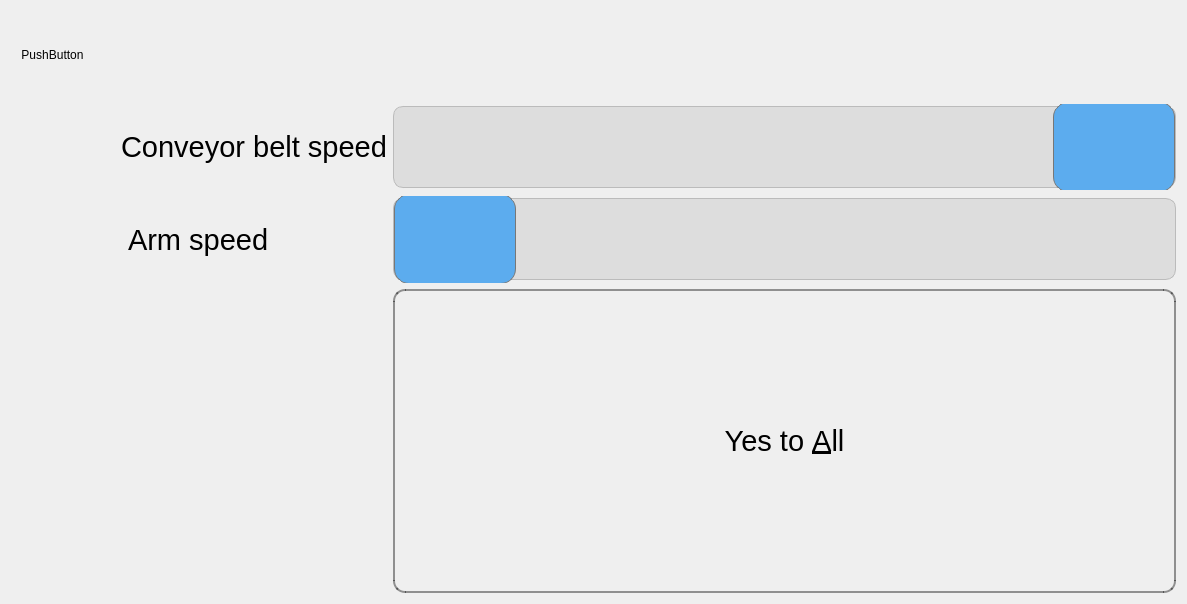
<?xml version="1.0" encoding="UTF-8"?>
<ui version="4.0">
 <class>SettingsDialog</class>
 <widget class="QDialog" name="SettingsDialog">
  <property name="geometry">
   <rect>
    <x>0</x>
    <y>0</y>
    <width>1187</width>
    <height>604</height>
   </rect>
  </property>
  <property name="sizePolicy">
   <sizepolicy hsizetype="Expanding" vsizetype="Expanding">
    <horstretch>0</horstretch>
    <verstretch>0</verstretch>
   </sizepolicy>
  </property>
  <property name="windowTitle">
   <string>Dialog</string>
  </property>
  <layout class="QVBoxLayout" name="verticalLayout">
   <item>
    <layout class="QFormLayout" name="formLayout">
     <item row="3" column="0">
      <widget class="QLabel" name="label">
       <property name="sizePolicy">
        <sizepolicy hsizetype="Expanding" vsizetype="Expanding">
         <horstretch>0</horstretch>
         <verstretch>0</verstretch>
        </sizepolicy>
       </property>
       <property name="styleSheet">
        <string notr="true">QLabel {
    background: none;
    border: none;
    background-color: rgba(0, 0, 0, 0); /* fully transparent */
	font-size: 22pt;
	padding-left: 110px;
	qproperty-alignment: 'AlignCenter';
}</string>
       </property>
       <property name="text">
        <string>Conveyor belt speed</string>
       </property>
       <property name="alignment">
        <set>Qt::AlignCenter</set>
       </property>
      </widget>
     </item>
     <item row="3" column="1">
      <widget class="QSlider" name="speedSlider">
       <property name="sizePolicy">
        <sizepolicy hsizetype="Expanding" vsizetype="Expanding">
         <horstretch>0</horstretch>
         <verstretch>0</verstretch>
        </sizepolicy>
       </property>
       <property name="maximumSize">
        <size>
         <width>1400</width>
         <height>16777215</height>
        </size>
       </property>
       <property name="styleSheet">
        <string notr="true">QSlider::groove:horizontal {
    border: 1px solid #bbb;
    height: 80px;
    background: #ddd;
    margin: 2px 0;
    border-radius: 10px;
}

QSlider::handle:horizontal {
    background: #5cacee;
    border: 1px solid #777;
    width: 120px;
    height: 120px;
    margin: -5px 0;
    border-radius: 15px;
}

QSlider{background: none;
    border: none;
    background-color: rgba(0, 0, 0, 0); /* fully transparent */
}</string>
       </property>
       <property name="minimum">
        <number>250</number>
       </property>
       <property name="maximum">
        <number>650</number>
       </property>
       <property name="value">
        <number>250</number>
       </property>
       <property name="orientation">
        <enum>Qt::Horizontal</enum>
       </property>
       <property name="invertedAppearance">
        <bool>true</bool>
       </property>
       <property name="tickPosition">
        <enum>QSlider::TicksBelow</enum>
       </property>
       <property name="tickInterval">
        <number>10</number>
       </property>
      </widget>
     </item>
     <item row="5" column="1">
      <widget class="QSlider" name="arm_slider">
       <property name="sizePolicy">
        <sizepolicy hsizetype="Expanding" vsizetype="Expanding">
         <horstretch>0</horstretch>
         <verstretch>0</verstretch>
        </sizepolicy>
       </property>
       <property name="maximumSize">
        <size>
         <width>1400</width>
         <height>16777215</height>
        </size>
       </property>
       <property name="layoutDirection">
        <enum>Qt::LeftToRight</enum>
       </property>
       <property name="styleSheet">
        <string notr="true">QSlider::groove:horizontal {
    border: 1px solid #bbb;
    height: 80px;
    background: #ddd;
    margin: 2px 0;
    border-radius: 10px;
}

QSlider::handle:horizontal {
    background: #5cacee;
    border: 1px solid #777;
    width: 120px;
    height: 120px;
    margin: -5px 0;
    border-radius: 15px;
}

QSlider{background: none;
    border: none;
    background-color: rgba(0, 0, 0, 0); /* fully transparent */
}</string>
       </property>
       <property name="minimum">
        <number>1</number>
       </property>
       <property name="maximum">
        <number>2</number>
       </property>
       <property name="orientation">
        <enum>Qt::Horizontal</enum>
       </property>
      </widget>
     </item>
     <item row="6" column="1">
      <widget class="QDialogButtonBox" name="buttonBox">
       <property name="sizePolicy">
        <sizepolicy hsizetype="Expanding" vsizetype="Expanding">
         <horstretch>0</horstretch>
         <verstretch>0</verstretch>
        </sizepolicy>
       </property>
       <property name="minimumSize">
        <size>
         <width>200</width>
         <height>80</height>
        </size>
       </property>
       <property name="maximumSize">
        <size>
         <width>1400</width>
         <height>16777215</height>
        </size>
       </property>
       <property name="font">
        <font>
         <pointsize>20</pointsize>
        </font>
       </property>
       <property name="layoutDirection">
        <enum>Qt::LeftToRight</enum>
       </property>
       <property name="styleSheet">
        <string notr="true">QPushButton {
    background: none;
    min-width: 150px;
    min-height: 300px;
    font-size: 22pt;
	border: 2px solid rgba(0, 0, 0, 0.4); 
    border-radius: 12px; 

}</string>
       </property>
       <property name="orientation">
        <enum>Qt::Vertical</enum>
       </property>
       <property name="standardButtons">
        <set>QDialogButtonBox::YesToAll</set>
       </property>
       <property name="centerButtons">
        <bool>true</bool>
       </property>
      </widget>
     </item>
     <item row="2" column="0">
      <widget class="QPushButton" name="emergancystop">
       <property name="sizePolicy">
        <sizepolicy hsizetype="Expanding" vsizetype="Expanding">
         <horstretch>0</horstretch>
         <verstretch>0</verstretch>
        </sizepolicy>
       </property>
       <property name="styleSheet">
        <string notr="true">QPushButton {
    background: none;
    border: none;
    background-color: rgba(0, 0, 0, 0); /* fully transparent */
	padding-left: 10px;
}</string>
       </property>
       <property name="text">
        <string>PushButton</string>
       </property>
       <property name="icon">
        <iconset resource="resources.qrc">
         <normaloff>:/images/stop_resized.jpg</normaloff>:/images/stop_resized.jpg</iconset>
       </property>
       <property name="iconSize">
        <size>
         <width>400</width>
         <height>400</height>
        </size>
       </property>
      </widget>
     </item>
     <item row="6" column="0">
      <widget class="QLabel" name="label_3">
       <property name="sizePolicy">
        <sizepolicy hsizetype="Expanding" vsizetype="Expanding">
         <horstretch>0</horstretch>
         <verstretch>0</verstretch>
        </sizepolicy>
       </property>
       <property name="styleSheet">
        <string notr="true">QLabel {
    background: none;
    border: none;
    background-color: rgba(0, 0, 0, 0); /* fully transparent */
	font-size: 22pt;
	padding-left: 110px;
}</string>
       </property>
       <property name="text">
        <string/>
       </property>
      </widget>
     </item>
     <item row="5" column="0">
      <widget class="QLabel" name="label_2">
       <property name="sizePolicy">
        <sizepolicy hsizetype="Expanding" vsizetype="Expanding">
         <horstretch>0</horstretch>
         <verstretch>0</verstretch>
        </sizepolicy>
       </property>
       <property name="styleSheet">
        <string notr="true">QLabel {
    background: none;
    border: none;
    background-color: rgba(0, 0, 0, 0); /* fully transparent */
	font-size: 22pt;
	padding-left: 110px;
}</string>
       </property>
       <property name="text">
        <string>Arm speed</string>
       </property>
      </widget>
     </item>
    </layout>
   </item>
  </layout>
 </widget>
 <resources>
  <include location="resources.qrc"/>
 </resources>
 <connections>
  <connection>
   <sender>buttonBox</sender>
   <signal>accepted()</signal>
   <receiver>SettingsDialog</receiver>
   <slot>accept()</slot>
   <hints>
    <hint type="sourcelabel">
     <x>248</x>
     <y>254</y>
    </hint>
    <hint type="destinationlabel">
     <x>157</x>
     <y>274</y>
    </hint>
   </hints>
  </connection>
  <connection>
   <sender>buttonBox</sender>
   <signal>rejected()</signal>
   <receiver>SettingsDialog</receiver>
   <slot>reject()</slot>
   <hints>
    <hint type="sourcelabel">
     <x>316</x>
     <y>260</y>
    </hint>
    <hint type="destinationlabel">
     <x>286</x>
     <y>274</y>
    </hint>
   </hints>
  </connection>
 </connections>
</ui>
